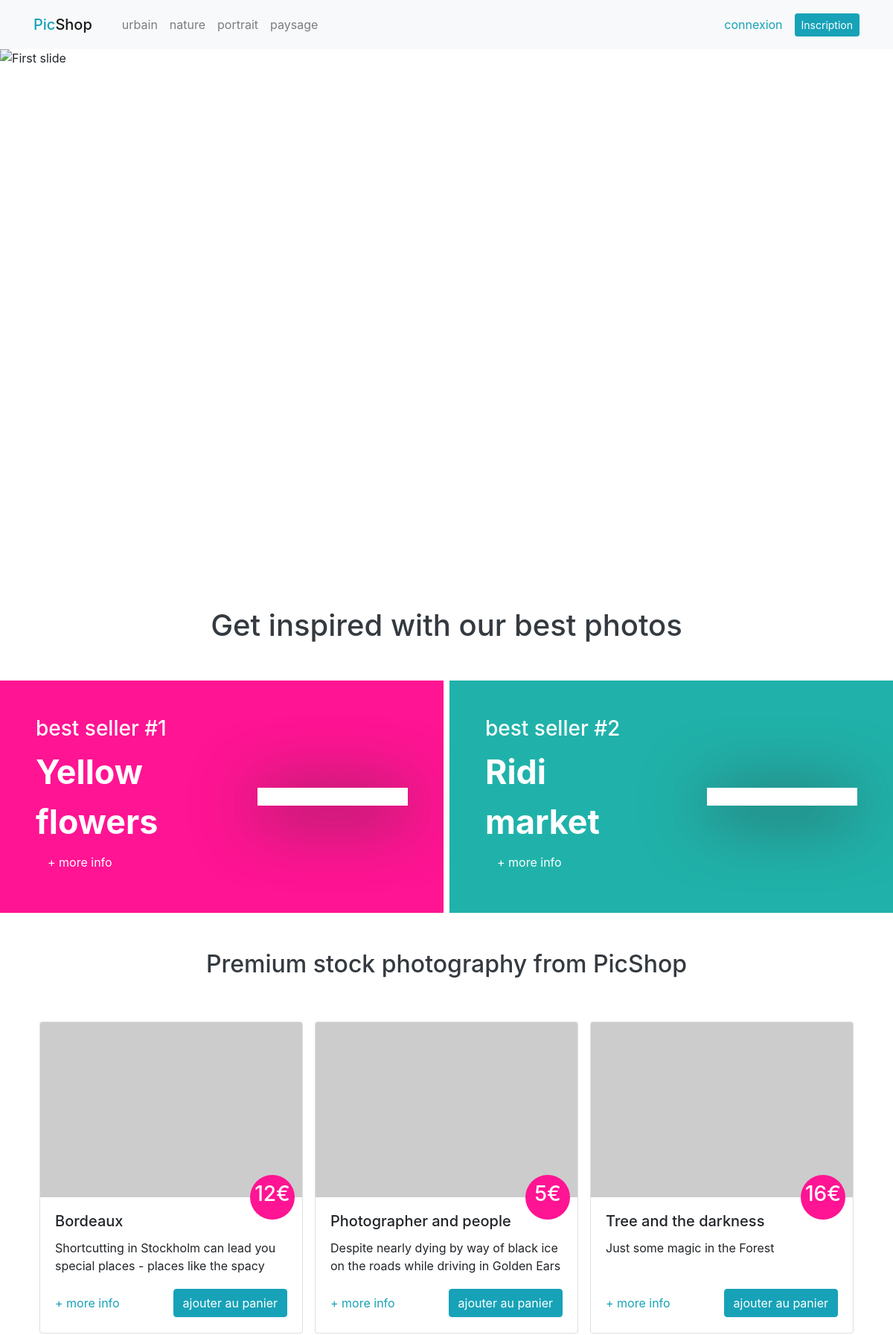
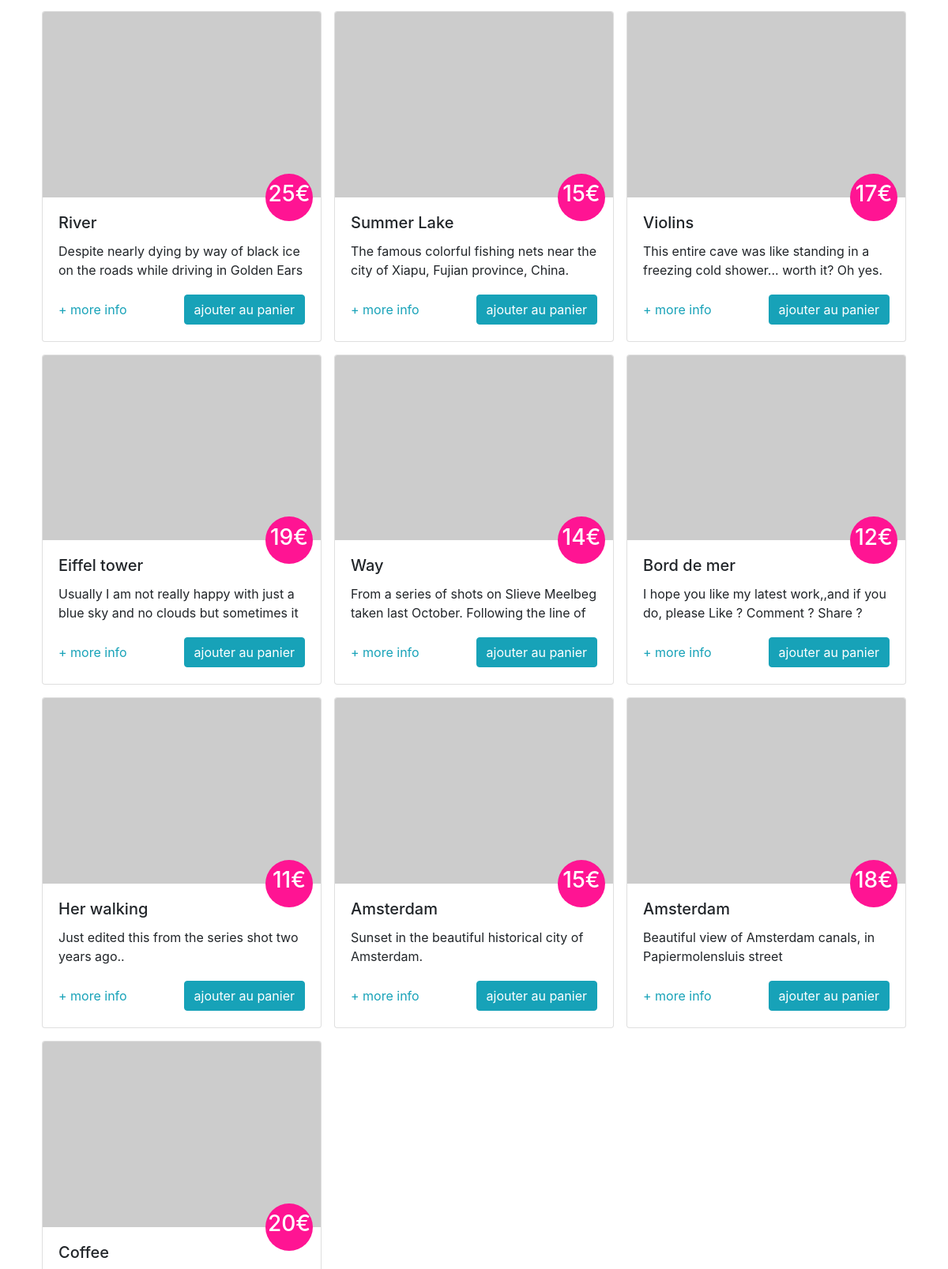
The page / (upper part) on the database its author committed (2 pictures, top to bottom).
### tables this page shows
CREATE TABLE `categorie` (
  `pk_id` int(11) NOT NULL,
  `nom` varchar(45) NOT NULL
);

CREATE TABLE `photo` (
  `pkid` int(4) NOT NULL,
  `titre` varchar(50) NOT NULL,
  `description` varchar(500) NOT NULL,
  `prix` float NOT NULL,
  `url` varchar(100) NOT NULL,
  `fk` int(11) NOT NULL
);

### include/fonctions.php (called while the page is built, shortened)
<?php
function isUserConnected(){
    return isset($_SESSION['user']);
}

### index.php (the view, shortened to what this page needs)
<?php
    require_once __DIR__ . '/include/init.php';
    include __DIR__ . '/layout/top.php';
    $query = 'SELECT * FROM photo';
    $stmt = $pdo->query($query);
    $photos = $stmt->fetchAll();
    $src = (isset($photo['url']))
        ? IMG_IMG . $photo['url']
        : PHOTO_DEFAULT
        ;
?>
    <div id="carouselExampleIndicators" class="carousel slide" data-ride="carousel">
        <ol class="carousel-indicators">
            <li data-target="#carouselExampleIndicators" data-slide-to="0" class="active"></li>
            <li data-target="#carouselExampleIndicators" data-slide-to="1"></li>
            <li data-target="#carouselExampleIndicators" data-slide-to="2"></li>
        </ol>
        <div class="carousel-inner" style="height:700px">
            <div class="carousel-item active">
                <img class="d-block w-100" src="img/Bolga_0004-min.jpg" alt="First slide">
            </div>
        </div>
            <a class="carousel-control-prev" href="#carouselExampleIndicators" role="button" data-slide="prev">
            <span class="carousel-control-prev-icon" aria-hidden="true"></span>
            </a>
            <a class="carousel-control-next" href="#carouselExampleIndicators" role="button" data-slide="next">
            <span class="carousel-control-next-icon" aria-hidden="true"></span>
            </a>
    </div>
    <h1 class="text-center text-dark">Get inspired with our best photos</h1>
    <div class="row p-0">
        <div class="col-6 pr-1">
            <div class="haut-gauche">
                <div class="row no-gutters d-flex align-items-center">
                    <div class="col-6 p-5">
                        <h3 class="text-white">best seller #1</h3>
                        <div class="text-white haut-titre">
                            <strong>Yellow flowers</strong>
                        </div>
                        <a class="nav-link text-white" href="">+ more info</a>
                    </div>
                    <div class="col-6 p-5">
                        <div class="haut-img-cont">
                        </div>
                    </div>
                </div>
            </div>
        </div>
        <div class="col-6 pl-1">
            <div class="haut-droit">
               <div class="row no-gutters d-flex align-items-center">
                    <div class="col-6 p-5">
                        <h3 class="text-white">best seller #2</h3>
                        <div class="text-white haut-titre">
                            <strong>Ridi market</strong>
                        </div>
                        <a class="nav-link text-white" href="">+ more info</a>
                    </div>
                    <div class="col-6 p-5">
                        <div class="haut-img-cont">
                        </div>
                    </div>
                </div>
            </div>
        </div>
    </div>
    <div class="container">
            <h2 class="text-center text-dark">Premium stock photography from PicShop</h2>
            <div class="row no-gutters pb-5">
                <?php
                    foreach($photos as $photo) :
                ?>
                <div class="col-6 col-md-4 p-2">
                    <div class="card">
                        <a href=""><img class="card-img-top" src="<?= $src; ?>" alt="Card image cap"></a>
                        <div class="card-body position-relative">
                            <div class="mycard-price">
                                <h3><?= $photo['prix']; ?>€</h3>
                            </div>
                            <h5 class="card-title"><?= $photo['titre']; ?></h5>
                            <p class="card-text mycard-desc"><?= $photo['description']; ?></p>
                            <div class="d-flex justify-content-between align-items-center">
                                <a class="nav-link text-info pl-0" href="">+ more info</a>
                                <a href="#" class="btn btn-info">ajouter au panier</a>
                            </div>
                        </div>
                    </div>
                </div>
                <?php
                    endforeach;
                ?>
            </div>
    </div>
</div>
<?php
    include __DIR__ . '/layout/bottom.php';
?>

### layout/top.php (shortened to what this page needs)
<!doctype html>
<html lang="fr">
  <head>
    <link rel="stylesheet" href="https://maxcdn.bootstrapcdn.com/bootstrap/4.0.0/css/bootstrap.min.css">
    <link rel="stylesheet" href="css/picshop.css">
  </head>
  <body>
  <?php
    require_once __DIR__ . '/../include/init.php';
    $query = 'SELECT * FROM categorie';
    $stmt = $pdo->query($query);
    $categories = $stmt->fetchAll();
  ?>
    <header>
      <nav class="navbar navbar-expand-lg navbar-light bg-light">
        <div class="container">
          <a class="navbar-brand mb-0 h1 text-info" href="index.php">Pic<span class="navbar-brand mb-0 h1">Shop</span></a>
          <div class="collapse navbar-collapse" id="navbarSupportedContent">
            <ul class="navbar-nav mr-auto">
              <?php
                foreach($categories as $categorie) :
              ?>
              <li class="nav-item">
                <a class="nav-link" href="categorie.php?id=<?= $categorie['id']; ?>"><?= $categorie['nom']; ?></a>
              </li>
              <?php
                endforeach;
              ?>
            </ul>
            <div class="form-inline my-2 my-lg-0">
              <?php
                if(isUserConnected()) :
              ?>
              <a class="btn btn-info btn-sm my-2 my-sm-0" href="#"><?= getUserFullName(); ?></a>
              <form method="post">
                <div class="form-group">
                  <button class="btn btn-sm btn-outline-info ml-1" name="deco" href="#">Déconnexion</button>
                </div>
              </form>
              <?php
                else :
              ?>
              <a class="nav-link text-info" href="connexion.php">connexion</a>
              <a class="btn btn-info btn-sm my-2 my-sm-0" href="inscription.php">Inscription</a>
              <?php
                endif;
              ?>
            </div>
          </div>
        </div>
      </nav>
    </header>
<div class="container-fluid" style="padding:0; overflow:hidden">

### css/picshop.css (style rules this page uses)
h1, h2 { margin: 50px 0; }
.haut-gauche { background: DeepPink; }
.haut-droit { background: LightSeaGreen; }
.haut-titre { font-size: 2.8rem; }
.haut-img-cont { background: white; -webkit-box-shadow: 0px 10px 89px 0px rgba(50, 50, 50, 1); -moz-box-shadow: 0px 10px 89px 0px rgba(50, 50, 50, 1); box-shadow: 0px 10px 89px 0px rgba(50, 50, 50, 1); }
.mycard-desc { height: 50px; overflow: hidden; }
.mycard-price { position: absolute; background: DeepPink; color: white; top: -30px; right: 10px; border-radius: 50%; height: 60px; width: 60px; display: flex; justify-content: center; align-items: center; }

### rows shown on the page
categorie: nom "urbain"
categorie: nom "nature"
categorie: nom "portrait"
categorie: nom "paysage"
photo: prix "12", titre "Bordeaux", description "Shortcutting in Stockholm can lead you special places - places like the spacy…"
photo: prix "5", titre "Photographer and people", description "Despite nearly dying by way of black ice on the roads while driving in Golden Ears…"
photo: prix "16", titre "Tree and the darkness", description "Just some magic in the Forest"
photo: prix "25", titre "River", description "Despite nearly dying by way of black ice on the roads while driving in Golden Ears…"
photo: prix "15", titre "Summer Lake", description "The famous colorful fishing nets near the city of Xiapu, Fujian province, China."
photo: prix "17", titre "Violins", description "This entire cave was like standing in a freezing cold shower... worth it? Oh yes.…"
photo: prix "19", titre "Eiffel tower", description "Usually I am not really happy with just a blue sky and no clouds but sometimes it…"
photo: prix "14", titre "Way", description "From a series of shots on Slieve Meelbeg taken last October. Following the line of…"
photo: prix "12", titre "Bord de mer", description "I hope you like my latest work,,and if you do, please Like ? Comment ? Share ?…"
photo: prix "11", titre "Her walking", description "Just edited this from the series shot two years ago.."
photo: prix "15", titre "Amsterdam", description "Sunset in the beautiful historical city of Amsterdam."
photo: prix "18", titre "Amsterdam", description "Beautiful view of Amsterdam canals, in Papiermolensluis street"
photo: prix "20", titre "Coffee"
